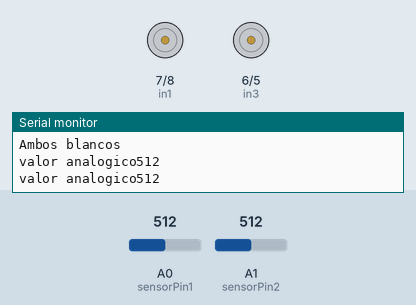
Recording of a sketch running on a simulated Arduino Uno, built with avr-gcc and run on an emulated ATmega328P. Parts: motor-driver pin pairs drawn as motors (green arrow = first pin HIGH = forward, orange = second pin HIGH = backward, longer = more drive, scaled by the enable pin), the last lines printed to the serial monitor. The test bench sets the inputs (shaded band); at power-on: A0 (sensorPin1) = 512, A1 (sensorPin2) = 512.

Above: at 1.5 s.
1.6 s: A0 (sensorPin1) set to 390
At 2.6 s:
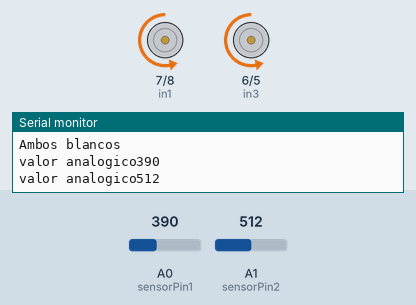
5.0 s: A1 (sensorPin2) set to 390
At 6.8 s:
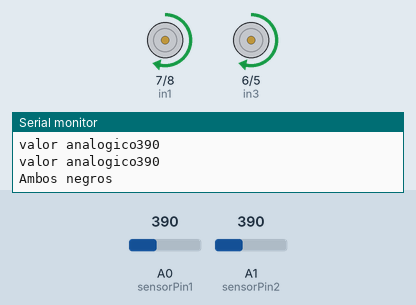
7.1 s: A0 (sensorPin1) set to 412
At 7.7 s:
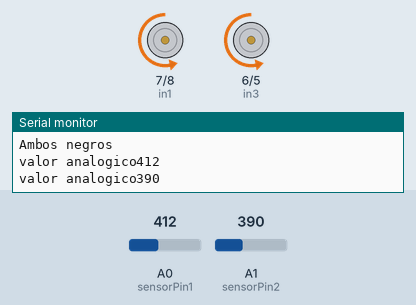
10.5 s: A1 (sensorPin2) set to 410
At 11.2 s:
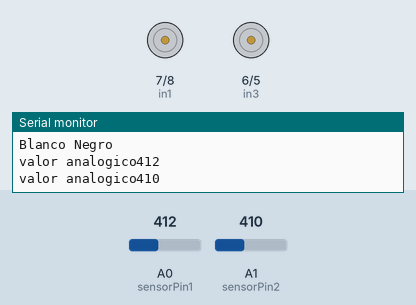
13.9 s: A1 (sensorPin2) set to 306
At 14.7 s:
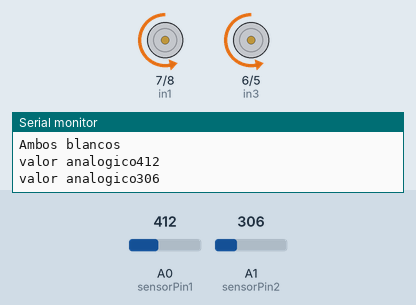
Timing chart, 0 to 16.9 s (numbered marks = the images above; inputs shaded):
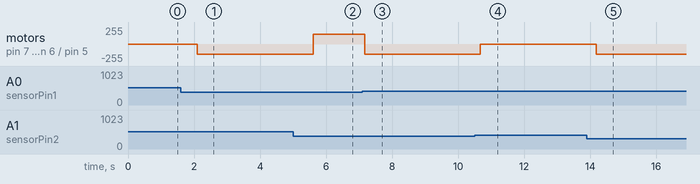

Measured:
- the behaviour switches between 400 and 401 on A0 (sensorPin1) (found by bisection; images 2 and 3)
- after the input at 1.6 s, motor on pin 7 (in1) / pin 8 (in2), motor on pin 6 (in3) / pin 5 (in4): stopped → backward 150/255 after 0.50 s
- after the input at 5.0 s, motor on pin 7 (in1) / pin 8 (in2), motor on pin 6 (in3) / pin 5 (in4): backward 150/255 → forward 150/255 after 0.61 s
- after the input at 7.1 s, motor on pin 7 (in1) / pin 8 (in2), motor on pin 6 (in3) / pin 5 (in4): forward 150/255 → backward 150/255 after 0.07 s
- after the input at 10.5 s, motor on pin 7 (in1) / pin 8 (in2), motor on pin 6 (in3) / pin 5 (in4): backward 150/255 → stopped after 0.17 s
- after the input at 13.9 s, motor on pin 7 (in1) / pin 8 (in2), motor on pin 6 (in3) / pin 5 (in4): stopped → backward 150/255 after 0.28 s

The sketch:

bomperbot.ino
```cpp
// Definimos el pin donde está conectado el sensor
const int sensorPin1 = A0; // Cambia A0 por el pin que estés usando
const int sensorPin2 = A1;
int sensorValue1 = 0;
int sensorValue2 = 0;


// Pines del L298N para el motor izquierdo
const int enA = 9;
const int in1 = 7;
const int in2 = 8;

// Pines del L298N para el motor derecho
const int enB = 10;
const int in3 = 6;
const int in4 = 5;


void setup() {
  // Iniciamos la comunicación serial
  Serial.begin(9600);


    // put your setup code here, to run once:
  pinMode(enA, OUTPUT);
  pinMode(in1, OUTPUT);
  pinMode(in2, OUTPUT);

  pinMode(enB, OUTPUT);
  pinMode(in3, OUTPUT);
  pinMode(in4, OUTPUT);
}

void avanzar() {
  digitalWrite(in1, HIGH);
  digitalWrite(in2, LOW);
  analogWrite(enA, 150);

  digitalWrite(in3, HIGH);
  digitalWrite(in4, LOW);
  analogWrite(enB, 150);
}

// Función para detener ambos motores
void detener() {
  digitalWrite(in1, LOW);
  digitalWrite(in2, LOW);
  analogWrite(enA, 0);

  digitalWrite(in3, LOW);
  digitalWrite(in4, LOW);
  analogWrite(enB, 0);
}

// Función para dar reversa
void reversa() {
  digitalWrite(in1, LOW);
  digitalWrite(in2, HIGH);
  analogWrite(enA, 150);

  digitalWrite(in3, LOW);
  digitalWrite(in4, HIGH);
  analogWrite(enB, 150);
}

// Función para girar a la derecha
void girarDerecha(){
  digitalWrite(in1, LOW);
  digitalWrite(in2, HIGH);
  analogWrite(enA, 150);

  digitalWrite(in3, HIGH);
  digitalWrite(in4, LOW);
  analogWrite(enB, 150);
}

// Función para girar a la derecha
void girarIzquierda() {
  digitalWrite(in1, HIGH);
  digitalWrite(in2, LOW);
  analogWrite(enA, 150);

  digitalWrite(in3, LOW);
  digitalWrite(in4, HIGH);
  analogWrite(enB, 150);
}


void loop() {


  // Leemos el valor del sensor
  sensorValue1 = analogRead(sensorPin1);
  Serial.println("valor analogico"+String(sensorValue1));

  sensorValue2 = analogRead(sensorPin2);
  Serial.println("valor analogico"+String(sensorValue2));

  // Determinamos si el primer sensor es negro o blanco
  if (sensorValue1 < 400 && sensorValue2 < 400) { // Ajusta este umbral según tu sensor
    avanzar();
    Serial.println("Ambos negros");
  }

  // Determinamos si el segundo sensor es negro o blanco
  else if (sensorValue1 < 400 && sensorValue2 > 400) { // Ajusta este umbral según tu sensor
    reversa();
    delay(700);
    girarDerecha();
    Serial.println("Negro Blanco");
  }
  // Determinamos si el segundo sensor es negro o blanco
  else if (sensorValue1 > 400 && sensorValue2 < 400) { // Ajusta este umbral según tu sensor
    reversa();
    delay(700);
    girarIzquierda();
    Serial.println("Blanco Negro");
  }

  // Determinamos si el segundo sensor es negro o blanco
  else if (sensorValue1 > 400 && sensorValue2 > 400) { // Ajusta este umbral según tu sensor
    detener();
    delay(700);
    girarIzquierda();
    Serial.println("Ambos blancos");

  }

}
```
